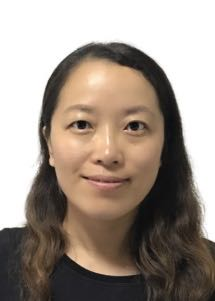
%> input picture My_Compression-Encryption_algorithm/author_images/Yun_Wu.jpg, 215 x 301 px
$ octave author_image.m   (GNU Octave 9; MATLAB toolbox functions it lacks are replaced by stand-ins)
%> lines starting %> are read from the running program, lines starting %| are printed output that depends on the picture
clc;
clear;
%读取更改原图一个像素点后的加密图
I=imread('../author_images/Yun_Wu.jpg','jpg');         %读取图像信息，lena
%> I is the input picture: size 301x215x3 uint8; mean R, G, B 159.5, 147.3, 137.3
I=rgb2gray(I);
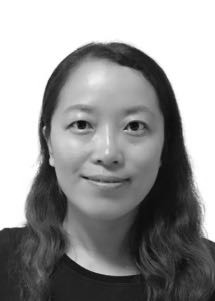
%> I: size 301x215 uint8; min 6, max 255, mean 149.8
C=imresize(I,[375 300]);
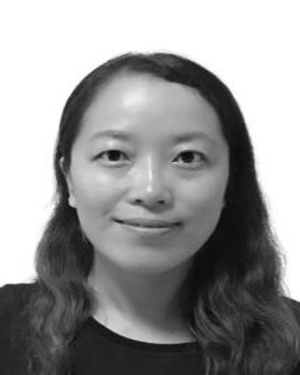
%> C: size 375x300 uint8; min 6, max 255, mean 149.8
imwrite(C,'../author_images/a4_Yun_Wu.png','png');
figure('color',[1 1 1]);imshow(C);title('修改后图片');

$ run again, with My_Compression-Encryption_algorithm/author_images/XueQin-Jiang.jpg copied over My_Compression-Encryption_algorithm/author_images/Yun_Wu.jpg
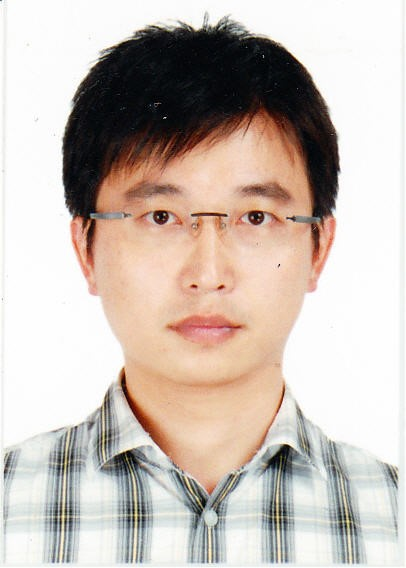
%> input picture My_Compression-Encryption_algorithm/author_images/XueQin-Jiang.jpg, 406 x 568 px
%> I is the input picture: size 568x406x3 uint8; mean R, G, B 200.5, 189.1, 181
%> `I=rgb2gray(I);`:
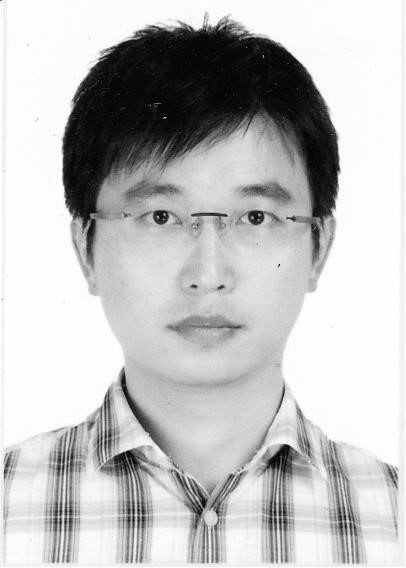
%> I: size 568x406 uint8; min 0, max 255, mean 191.6
%> `C=imresize(I,[375 300]);`:
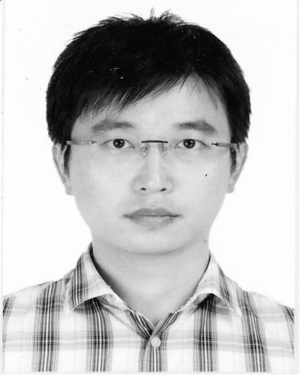
%> C: size 375x300 uint8; min 0, max 255, mean 191.6

$ run again, with My_Compression-Encryption_algorithm/author_images/Enjian_Bai.png saved as My_Compression-Encryption_algorithm/author_images/Yun_Wu.jpg
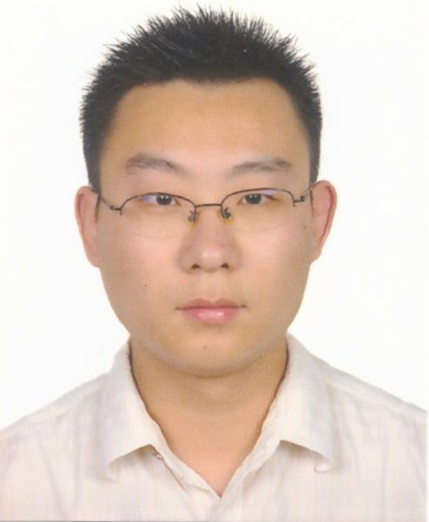
%> input picture My_Compression-Encryption_algorithm/author_images/Enjian_Bai.png, 429 x 522 px
%> I is the input picture: size 522x429x3 uint8; mean R, G, B 220.7, 203.6, 192.3
%> `I=rgb2gray(I);`:
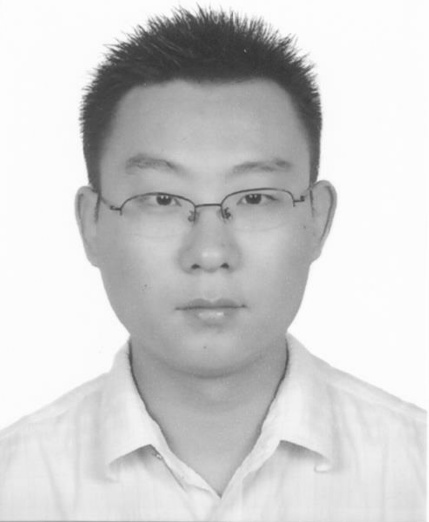
%> I: size 522x429 uint8; min 49, max 255, mean 207.4
